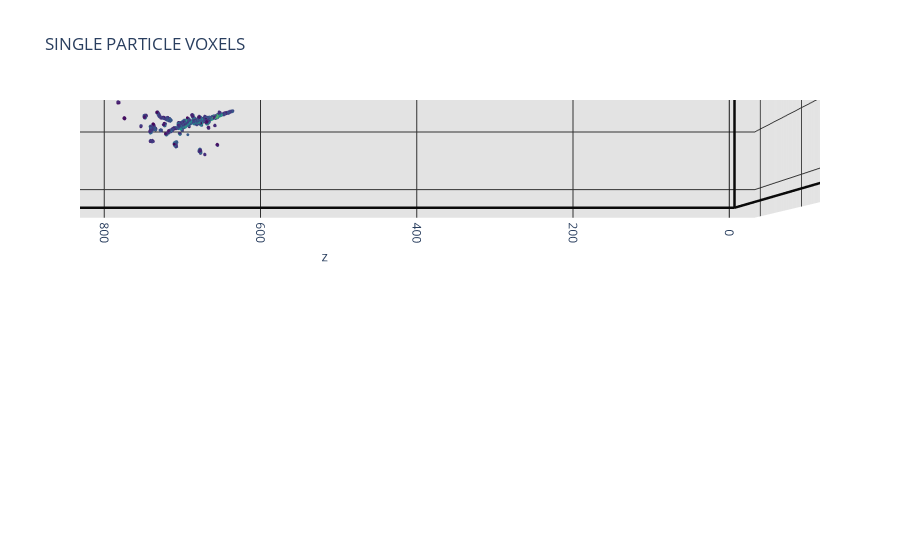

Notebook code for this chart:
### Code cell
# Plot Particle
print("PID: ",batch[0]["pid"])
no_ghost_points = True
pos = pos3d
#labelcol = (np.clip( batch[0]["feat"], 0, 3.0 )/3.0)[:,2]
labelcol = np.mean( np.clip( batch[0]["feat"], 0, 3.0 )/3.0,axis=1 )
ave3d = np.mean(pos,axis=0,keepdims=True).squeeze()
ave3d[0] += 125.0
ave3d[2] -= 1036
ave3d[0] /= 256
ave3d[1] /= 117.0
ave3d[2] /= 1036

print(ave3d)
print(labelcol.shape)

particle_plot = {
    "type":"scatter3d",
    "x":pos[:,0],
    "y":pos[:,1],
    "z":pos[:,2],
        "mode":"markers",
        "name":"particle",
        "marker":{"color":labelcol,"size":1,"colorscale":"Viridis"}
    }

detlines = detdata.getlines(color=(10,10,10))

# DATA
particle_plot_data = [particle_plot] + detdata.getlines(color=(10,10,10))

# LAYOUT
axis_template = {
    "showbackground": True,
    "backgroundcolor": "rgba(100, 100, 100,0.5)",
    "gridcolor": "rgb(50, 50, 50)",
    "zerolinecolor": "rgb(0, 0, 0)",
}


layout = go.Layout(
    title='SINGLE PARTICLE VOXELS',
    autosize=True,
    hovermode='closest',
    showlegend=False,
    scene= {
        "xaxis": axis_template,
        "yaxis": axis_template,
        "zaxis": axis_template,
        "aspectratio": {"x": 1, "y": 1, "z": 3},
        "camera": {"eye": {"x": ave3d[0]+0.1, "y": ave3d[1], "z": ave3d[2]},
                   "center":dict(x=ave3d[0], y=ave3d[1], z=ave3d[2]),
                   "up":dict(x=0, y=1, z=0)},
        "annotations": [],
    }
)

fig = go.Figure(data=particle_plot_data, layout=layout)
fig.show()

### Figure 1 — Plotly figure (JSON) as saved in the notebook; plotly's stock layout.template omitted (floating-point values rounded to 4 significant figures; data arrays with more than 128 entries replaced by an {"elided": "..."} marker saying what was removed)
{"data": [{"marker": {"color": {"elided": "4183 float values"}, "colorscale": [[0, "#440154"], [0.1111, "#482878"], [0.2222, "#3e4989"], [0.3333, "#31688e"], [0.4444, "#26828e"], [0.5556, "#1f9e89"], [0.6667, "#35b779"], [0.7778, "#6ece58"], [0.8889, "#b5de2b"], [1, "#fde725"]], "size": 1}, "mode": "markers", "name": "particle", "type": "scatter3d", "x": {"elided": "4183 float values"}, "y": {"elided": "4183 float values"}, "z": {"elided": "4183 float values"}}, {"line": {"color": "rgb(10,10,10)", "width": 5}, "mode": "lines", "name": "", "type": "scatter3d", "x": [0, 256, 256, 0, 0, null, 0, 256, 256, 0, 0, null, 0, 256, 256, 0, 0, null, 0, 256, 256, 0, 0, null], "y": [117, 117, 117, 117, 117, null, -117, -117, -117, -117, -117, null, -117, -117, 117, 117, -117, null, -117, -117, 117, 117, -117, null], "z": [0, 0, 1036, 1036, 0, null, 0, 0, 1036, 1036, 0, null, 0, 0, 0, 0, 0, null, 1036, 1036, 1036, 1036, 1036, null]}], "layout": {"autosize": true, "hovermode": "closest", "scene": {"aspectratio": {"x": 1, "y": 1, "z": 3}, "camera": {"center": {"x": 1.0, "y": -0.7522, "z": -0.4374}, "eye": {"x": 1.1, "y": -0.7522, "z": -0.4374}, "up": {"x": 0, "y": 1, "z": 0}}, "xaxis": {"backgroundcolor": "rgba(100, 100, 100,0.5)", "gridcolor": "rgb(50, 50, 50)", "showbackground": true, "zerolinecolor": "rgb(0, 0, 0)"}, "yaxis": {"backgroundcolor": "rgba(100, 100, 100,0.5)", "gridcolor": "rgb(50, 50, 50)", "showbackground": true, "zerolinecolor": "rgb(0, 0, 0)"}, "zaxis": {"backgroundcolor": "rgba(100, 100, 100,0.5)", "gridcolor": "rgb(50, 50, 50)", "showbackground": true, "zerolinecolor": "rgb(0, 0, 0)"}}, "showlegend": false, "title": {"text": "SINGLE PARTICLE VOXELS"}}}
